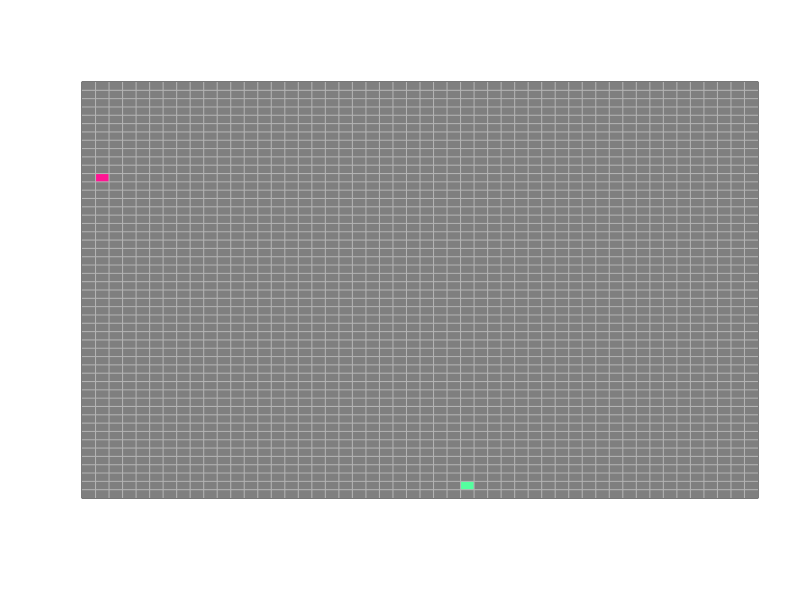
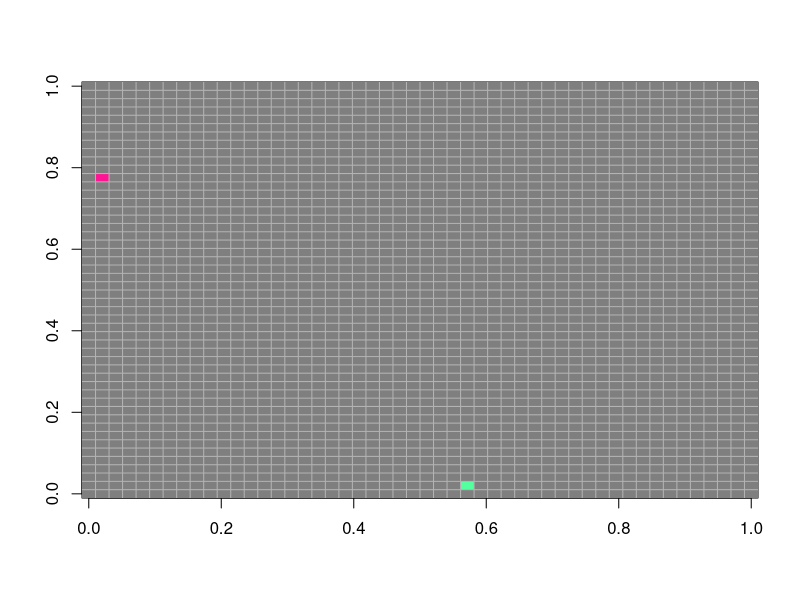
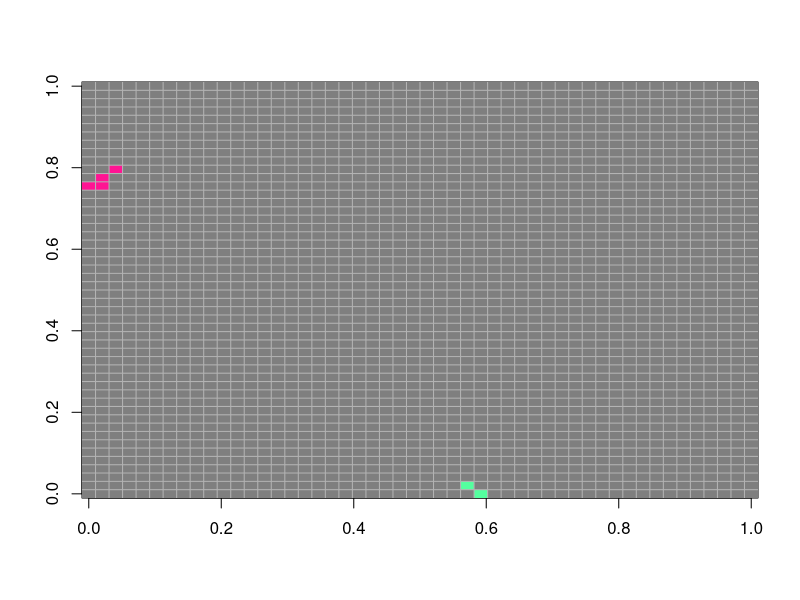
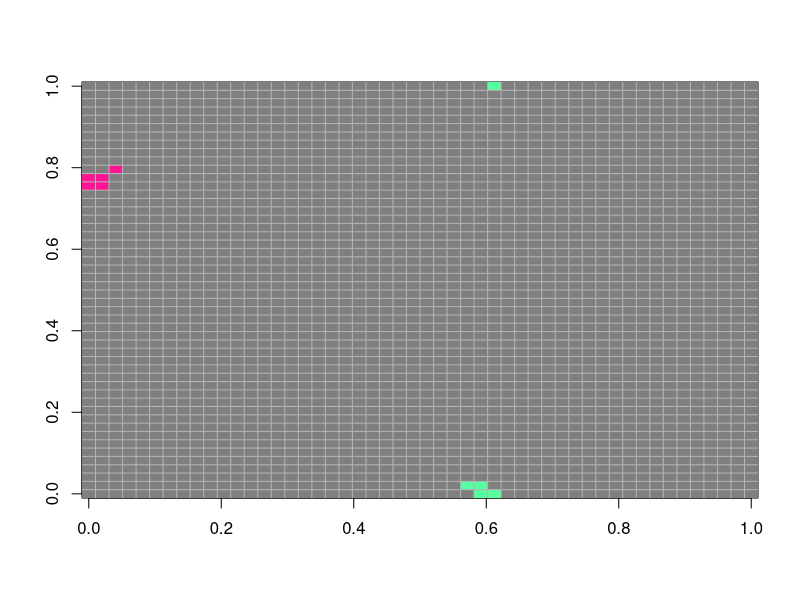
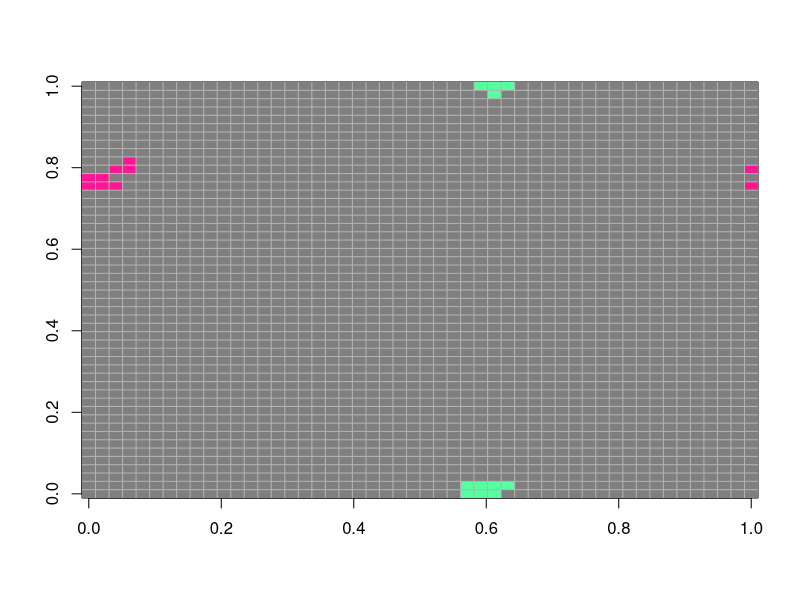
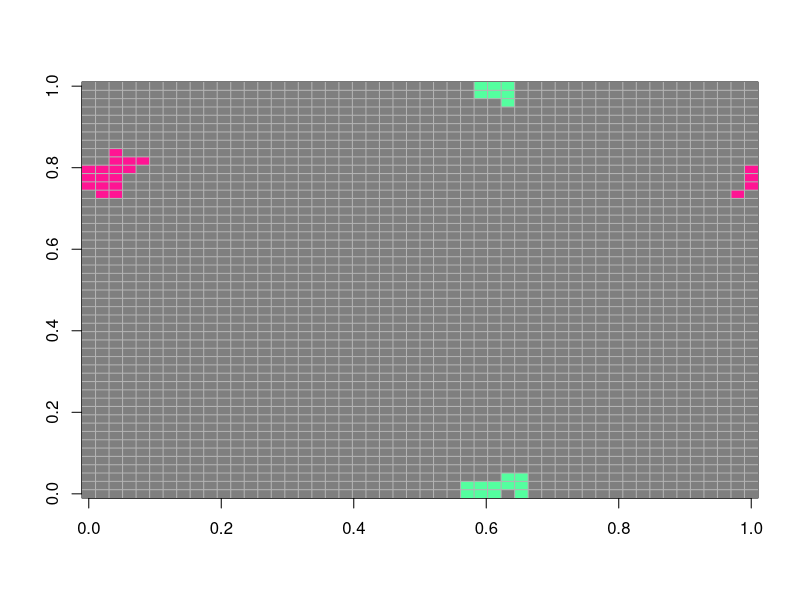
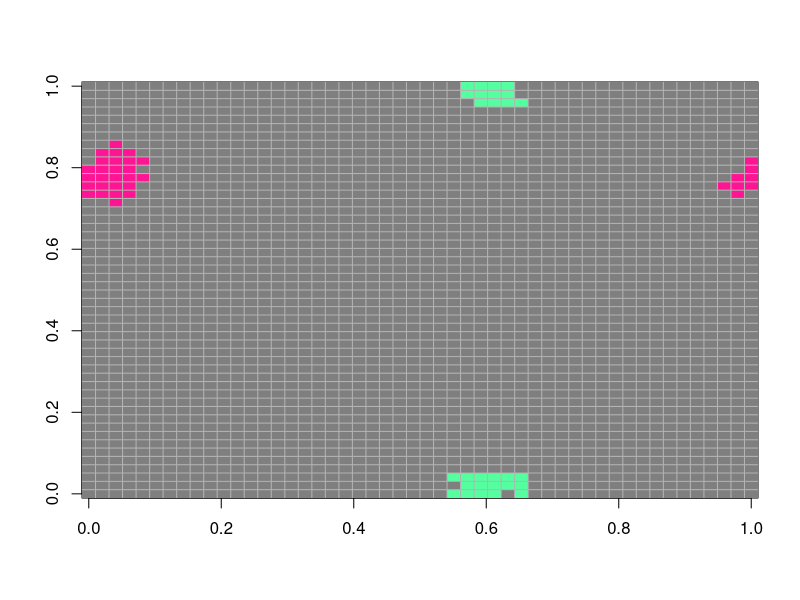
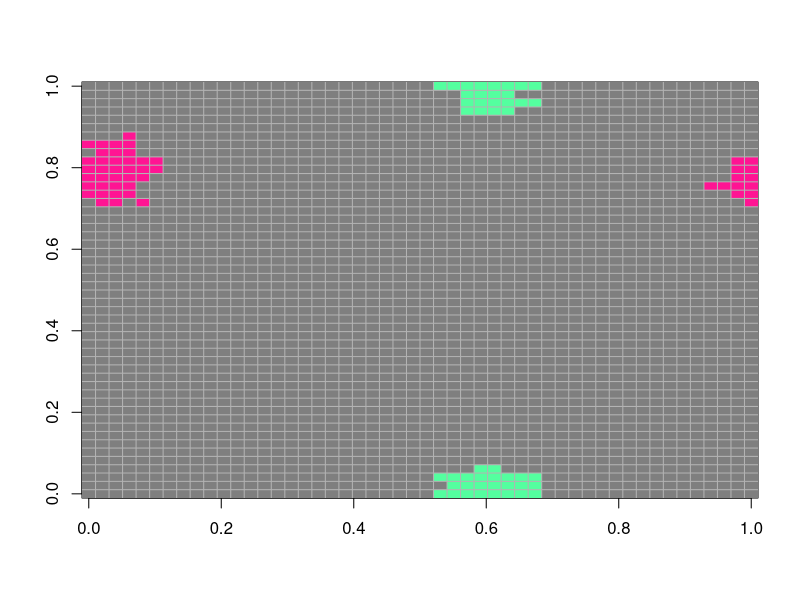

The R script that drew these images, in order:
## Competencia entre plasmidos<

rm(list=ls())

n=50 # Size of matrix 50 x 50
mat=matrix(ncol=n,nrow=n,0) # Create matrix with zeros (Healthy individuals)

mat[2,39]=1 # Place an infected individual at pos (25,15)
mat[29,2]=2 # Colocar célula con plásmido 2 en (47,41)
image(mat,col=c("grey50","deeppink","seagreen1"),yaxt="n",xaxt="n",zlim=c(0,2)) # Plot image
grid(nx=n,ny=n,col="grey70",lty=1)

temp=mat
t=80 # Number of time steps
n_helalthy=rep(0,t) # Vector to count healthy at each time step
n_infected=rep(0,t) # Vector to count infected at each time step
n_resistant=rep(0,t) # Vector to count resistant at each time step

for (k in 1:t){ # Repeat t times
  kH=0 # Initialize counter for healthy
  kI=0 # Initialize counter for infected
  kR=0 # Initialize counter for resistant
  # Step through each element in the matrix
  for (i in 1:n){
    for (j in 1:n){
      if (mat[i,j]==0) { kH=kH+1} # Count healthy
      if (mat[i,j]==1) { kI=kI+1} # Count infected
      if (mat[i,j]==2) { kR=kR+1} # Count resistant
      R=0 # Initialize counter for number of infected neighbors
      R1= 0
      
      # inicia conteos
      if (mat[i,j]==0){ # If healthy individual
        E=i+1
        W=i-1
        N=j-1
        S=j+1
        # Check if outside the matrix
        if (E==n+1) { E=1}
        if (W==0) { W=n}
        if (N==0) { N=n}
        if (S==n+1) { S=1}
        # Count number of infected neighbors
        if(mat[E,j]==1){R=R+1} # East
        if(mat[W,j]==1){R=R+1} # West
        if(mat[i,N]==1){R=R+1} # North
        if(mat[i,S]==1){R=R+1} # South
        if(mat[E,N]==1){R=R+1} # North East
        if(mat[E,S]==1){R=R+1} # South East
        if(mat[W,N]==1){R=R+1} # North West
        if(mat[W,S]==1){R=R+1} # South West
      }
      a=-1.5
      b=0.6
      Pinfect=(1/(1+exp(-(a+b*R)))) # Calc probability for healthy to become infected
      g<-runif(1) # Draw a random number between 0 and 1
      if (g<Pinfect & mat[i,j]==0 & R>0){
        temp[i,j]=1 # Healthy becomes infected
      } ### fin de los suceptibles a infectados
      
      # plasmido 2 con sin plasmido
      if (mat[i,j]==0){ # If healthy individual
        E=i+1
        W=i-1
        N=j-1
        S=j+1
        # Check if outside the matrix
        if (E==n+1) { E=1}
        if (W==0) { W=n}
        if (N==0) { N=n}
        if (S==n+1) { S=1}
        # Count number of infected plasmido 2 neighbors
        if(mat[E,j]==2){R1=R1+1} # East
        if(mat[W,j]==2){R1=R1+1} # West
        if(mat[i,N]==2){R1=R1+1} # North
        if(mat[i,S]==2){R1=R1+1} # South
        if(mat[E,N]==2){R1=R1+1} # North East
        if(mat[E,S]==2){R1=R1+1} # South East
        if(mat[W,N]==2){R1=R1+1} # North West
        if(mat[W,S]==2){R1=R1+1} # South West
      }
      a1<- -1.5
      b1<- 0.9
      Pinfect1<- (1/(1+exp(-(a+b*R1)))) # Calc probability for healthy to become infected
      g1<- runif(1) # Draw a random number between 0 and 1
      if (g1<Pinfect1 & mat[i,j]==0 & R1>0){
        temp[i,j]=2 # Healthy becomes infected plasmido 2
      }
     
      ### plasmido 1 infecta al 2 
      if (mat[i,j]==2){ # SI el plasmido 2 se infecta con el plasmido 1
        E=i+1
        W=i-1
        N=j-1
        S=j+1
        # Check if outside the matrix
        if (E==n+1) { E=1}
        if (W==0) { W=n}
        if (N==0) { N=n}
        if (S==n+1) { S=1}
        # Count number of infected neighbors
        if(mat[E,j]==1){R=R+1} # East
        if(mat[W,j]==1){R=R+1} # West
        if(mat[i,N]==1){R=R+1} # North
        if(mat[i,S]==1){R=R+1} # South
        if(mat[E,N]==1){R=R+1} # North East
        if(mat[E,S]==1){R=R+1} # South East
        if(mat[W,N]==1){R=R+1} # North West
        if(mat[W,S]==1){R=R+1} # South West
      }
      a=-1.5
      b=0.6
      Pinfect=(1/(1+exp(-(a+b*R)))) # Calc probability for healthy to become infected
      g2<-runif(1) # Draw a random number between 0 and 1
      if (g2<Pinfect & mat[i,j]==2 & R>0){
        temp[i,j]=1 # pasan a plasmido 1 
      }
      
      #### plasmido 2 infecta al 1
      if (mat[i,j]==1){ # If healthy individual
        E=i+1
        W=i-1
        N=j-1
        S=j+1
        # Check if outside the matrix
        if (E==n+1) { E=1}
        if (W==0) { W=n}
        if (N==0) { N=n}
        if (S==n+1) { S=1}
        # Count number of infected plasmido 2 neighbors
        if(mat[E,j]==2){R1=R1+1} # East
        if(mat[W,j]==2){R1=R1+1} # West
        if(mat[i,N]==2){R1=R1+1} # North
        if(mat[i,S]==2){R1=R1+1} # South
        if(mat[E,N]==2){R1=R1+1} # North East
        if(mat[E,S]==2){R1=R1+1} # South East
        if(mat[W,N]==2){R1=R1+1} # North West
        if(mat[W,S]==2){R1=R1+1} # South West
      }
      a1<- -1.5
      b1<- 0.9
      Pinfect1<- (1/(1+exp(-(a+b*R1)))) # Calc probability for healthy to become infected
      g3<- runif(1) # Draw a random number between 0 and 1
      if (g3<Pinfect1 & mat[i,j]==1 & R1>0){
        temp[i,j]=2 # plasmido 1 pasa a plasmido 2
      }
      
      
    }
  }
  image(mat,col=c("grey50","deeppink","seagreen1"),add=F,,zlim=c(0,2)) # Plot image
  grid(nx=n,ny=n,col="grey70",lty=1)
  Sys.sleep(0.1) # To see movement on screen we need to pause the loop
  mat=temp # Overwrite matrix
  # Save number of healthy, infected and resistant at each time step
  n_helalthy[k]=kH
  n_infected[k]=kI
  n_resistant[k]=kR
}
